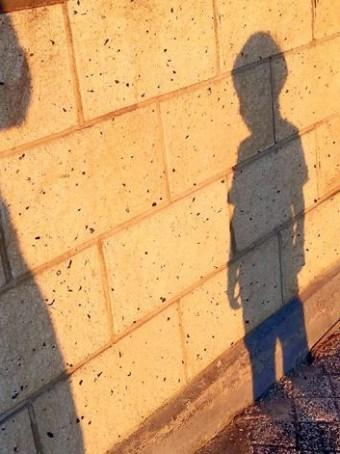
%> input picture 5.jpg, 340 x 454 px
$ octave main.m   (GNU Octave 9; MATLAB toolbox functions it lacks are replaced by stand-ins)
%> lines starting %> are read from the running program, lines starting %| are printed output that depends on the picture; in (x1, y1, x2, y2) boxes, pixels count from 0 and x2, y2 are one past the last pixel; in counts of white or black regions, pixels touching at a corner belong together; the program's own positions count from 1
%整体思路就是1.把原图转成Ycbcr格式，通过Y的值和平均的Y值判断是否处在阴影区，拿到阴影区mask；
%2.拿到mask后，算出亮区的RGB平均值和阴影区RGB平均值，算出他们之间的差和比值；
%3.把阴影区的RGB+差，或者*比值 去除阴影区

clc;
clear all;
PR=imread('5.jpg');
%> PR is the input picture: size 454x340x3 uint8; mean R, G, B 197.8, 154.4, 103.2
subplot(151),imshow(PR),title('原图');

I=PR;
R=I(:,:,1);G=I(:,:,2);B=I(:,:,3);%拿到原图的R,G,B矩阵
%> after `B=I(:,:,3)`:
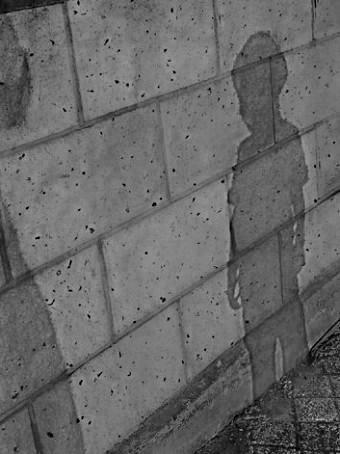
%> B: size 454x340 uint8; min 0, max 197, mean 103.2

Rme=mean(R,'all');
%> Rme = 197.8
Gme=mean(G,'all');
%> Gme = 154.4
Bme=mean(B,'all');
%> Bme = 103.2

YCBCR=rgb2ycbcr(I);%把图像转换为Ycbcr格式
%> YCBCR: size 454x340x3 uint8; mean of channels 1, 2, 3 154.7, 99.1, 150.7

Y=YCBCR(:,:,1);Cb=YCBCR(:,:,2);Cr=YCBCR(:,:,3);%拿到Y,Cb，Cr矩阵；Y的值是用来找阴影区的
%> after `Cr=YCBCR(:,:,3)`:
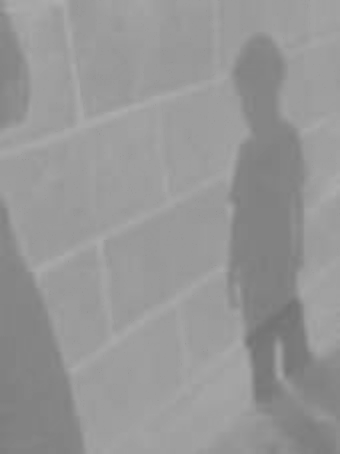
%> Cr: size 454x340 uint8; min 114, max 173, mean 150.7
Y1=YCBCR(:,:,1);
Y2=YCBCR(:,:,1);
Y3=YCBCR(:,:,1);

Mid=median(Y,'all');%求Y矩阵元素的中位数
%> Mid = 183
Midcr=median(Cr,'all');
%> Midcr = 156

Yme=mean(Y,'all');%求Y矩阵元素的平均数
%> Yme = 154.7
Cbme=mean(Cb,'all');%求Cb矩阵元素的平均数
%> Cbme = 99.07
Crme=mean(Cr,'all');%求Cr矩阵元素的平均数
%> Crme = 150.7

if (Yme-Mid>20) %判断图片是否整体偏亮或偏暗
    Yme1=Mid+75;
    Crme=Crme+5;
else
    Yme1=Yme;
%> Yme1 = 154.7
end


[width,height]=size(Y);
%> width = 454; height = 340
for i=1:width
    for j=1:height
        if(Cr(i,j)<Crme+1.04&&Y1(i,j)<Yme1*0.8)%判断是否处于阴影区域 这里主要靠Yme1的值来判断 为啥还要用Cr 因为不用Cr第一张图和第四张图的mask会出问题
         Y1(i,j)=1;

        else
         Y1(i,j)=0;

        end
    end
end
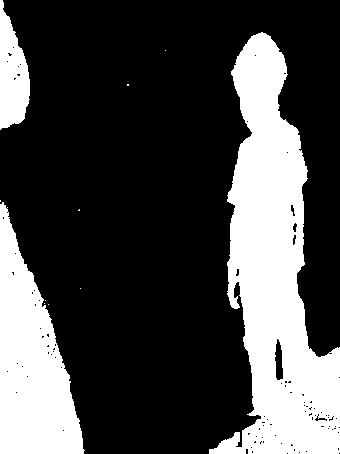
%> Y1: size 454x340 uint8; values 0 (black) and 1 (white), 28% white; 11 white regions (8 under 20 px), largest, box (x1, y1, x2, y2) and area: (209, 32, 340, 454) 28315, (0, 202, 85, 454) 12346, (0, 0, 30, 130) 2613

% Yme1=mean(Y1,'all');

% subplot(142),imshow(255*Y1),title('rough-mask');
MaskY1 = uint8(bwareaopen(Y1,2500,8));%这个就是最后拿到的阴影区的mask。上面拿到的阴影区的mask会有很多小的碎片，这里把连通域小的都去除掉，就是认为只有大块的阴影才算阴影区
subplot(152),imshow(255*MaskY1),title('mask');
% imwrite(255*MaskY1,'5_mask.jpg');
% Y3=MaskY1;

[width,height]=size(MaskY1);%这步是拿亮区的mask 相当于对阴影区mask取反
for i=1:width
    for j=1:height
        if (MaskY1(i,j)==1)
         Y2(i,j)=0;
        else
         Y2(i,j)=1;
        end
    end
end

[width,height]=size(MaskY1);%这步是拿mask-edge
for i=2:width-1
    for j=2:height-1
        if (MaskY1(i-1,j)==0&&MaskY1(i,j)==1||MaskY1(i+1,j)==0&&MaskY1(i,j)==1||MaskY1(i,j-1)==0&&MaskY1(i,j)==1||MaskY1(i,j+1)==0&&MaskY1(i,j)==1)
          Y3(i-1,j-1)=1;
% [4 lines of commented-out code are left out]
          Y3(i,j+1)=1;
%          Y3(i+1,j-1)=1;
          Y3(i+1,j)=1;
          Y3(i+1,j+1)=1;
            Y3(i,j)=1;
        else
         Y3(i,j)=0;
        end
    end
end
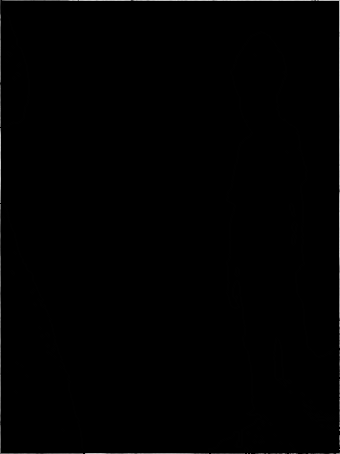
%> Y3: size 454x340 uint8; min 0, max 203, mean 1.3

MaskY2=Y2;%亮区mask

MaskY3=uint8(bwareaopen(Y3,300,8));%mask-edge
%> MaskY3: size 454x340 uint8; values 0 (black) and 1 (white), 2.7% white in thin lines or dots

Maskedge(:,:,1)=MaskY3;Maskedge(:,:,2)=MaskY3;Maskedge(:,:,3)=MaskY3;
%> after `Maskedge(:,:,3)=MaskY3`: Maskedge: size 454x340x3 uint8; mean of channels 1, 2, 3 0.0274, 0.0274, 0.0274

subplot(153),imshow(255*MaskY3),title('edge');
% imwrite(255*MaskY3,'5_edge.jpg');

YCBCR1(:,:,1)=MaskY1;YCBCR1(:,:,2)=MaskY1;YCBCR1(:,:,3)=MaskY1;
%> after `YCBCR1(:,:,3)=MaskY1`: YCBCR1: size 454x340x3 uint8; mean of channels 1, 2, 3 0.28, 0.28, 0.28
YCBCR2(:,:,1)=MaskY2;YCBCR2(:,:,2)=MaskY2;YCBCR2(:,:,3)=MaskY2;
%> after `YCBCR2(:,:,3)=MaskY2`: YCBCR2: size 454x340x3 uint8; mean of channels 1, 2, 3 0.72, 0.72, 0.72

IY=PR.*(YCBCR1);%拿原图的阴影区
%> IY: size 454x340x3 uint8; mean of channels 1, 2, 3 26.5, 23.2, 22.6
IX=PR.*(YCBCR2);%拿原图的亮区
%> IX: size 454x340x3 uint8; mean of channels 1, 2, 3 171.2, 131.2, 80.6

IXR=IX(:,:,1);%分别拿亮区和阴影区的R，G，B的矩阵
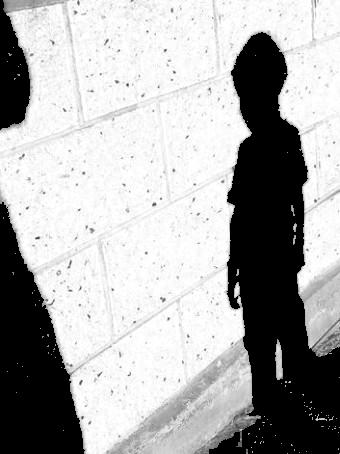
%> IXR: size 454x340 uint8; min 0, max 255, mean 171.2
IXG=IX(:,:,2);
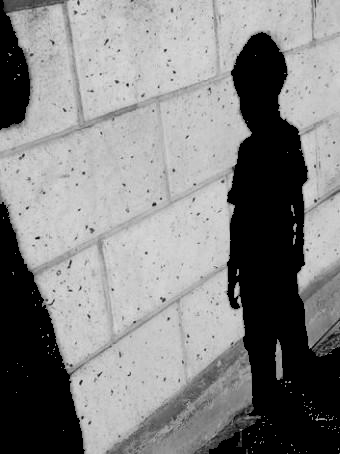
%> IXG: size 454x340 uint8; min 0, max 228, mean 131.2
IXB=IX(:,:,3);

IYR=IY(:,:,1);
IYG=IY(:,:,2);
IYB=IY(:,:,3);
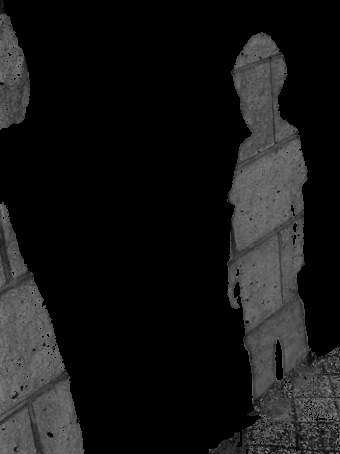
%> IYB: size 454x340 uint8; min 0, max 136, mean 22.6

%下面这些操作是用来计算亮区和阴影区的RGB的平均值
CXR=sum(sum(IXR~=0));%统计亮区R,G,B矩阵中非零元素个数
%> CXR = 111086
SXR=sum(IXR,'all');%分别求亮区R,G,B的元素值的和
%> SXR = 26429356
CXG=sum(sum(IXG~=0));
%> CXG = 111086
SXG=sum(IXG,'all');
%> SXG = 20252632
CXB=sum(sum(IXB~=0));
%> CXB = 110988
SXB=sum(IXB,'all');
%> SXB = 12440431

CYR=sum(sum(IYR~=0));%统计阴影区R,G,B矩阵中非零元素个数
%> CYR = 43265
SYR=sum(IYR,'all');
%> SYR = 4095888
CYG=sum(sum(IYG~=0));
%> CYG = 43212
SYG=sum(IYG,'all');
%> SYG = 3575472
CYB=sum(sum(IYB~=0));
%> CYB = 43259
SYB=sum(IYB,'all');
%> SYB = 3494943

MIXR=SXR/CXR;%亮区RGB平均值
%> MIXR = 237.9
MIXG=SXG/CXG;
%> MIXG = 182.3
MIXB=SXB/CXB;
%> MIXB = 112.1

MIYR=SYR/CYR;%阴影区平均值
%> MIYR = 94.67
MIYG=SYG/CYG;
%> MIYG = 82.74
MIYB=SYB/CYB;
%> MIYB = 80.79

DISR=MIXR-MIYR;%亮区和阴影区RGB值的差
%> DISR = 143.2
DISG=MIXG-MIYG;
%> DISG = 99.57
DISB=MIXB-MIYB;
%> DISB = 31.3

BILIR=MIXR/MIYR;%亮区和阴影区RGB值的比值
%> BILIR = 2.51
BILIG=MIXG/MIYG;
%> BILIG = 2.2
BILIB=MIXB/MIYB;
%> BILIB = 1.39

YCBCR(:,:,1)=MaskY1*DISR;YCBCR(:,:,2)=MaskY1*DISG;YCBCR(:,:,3)=MaskY1*DISB;
%> after `YCBCR(:,:,1)=MaskY1*DISR`: YCBCR: size 454x340x3 uint8; mean of channels 1, 2, 3 40.1, 99.1, 150.7
%> after `YCBCR(:,:,2)=MaskY1*DISG`: YCBCR: size 454x340x3 uint8; mean of channels 1, 2, 3 40.1, 28, 150.7
%> after `YCBCR(:,:,3)=MaskY1*DISB`: YCBCR: size 454x340x3 uint8; mean of channels 1, 2, 3 40.1, 28, 8.7
IY(:,:,1)=IY(:,:,1)*BILIR;IY(:,:,2)=IY(:,:,2)*BILIG;IY(:,:,3)=IY(:,:,3)*BILIB;
%> after `IY(:,:,1)=IY(:,:,1)*BILIR`: IY: size 454x340x3 uint8; mean of channels 1, 2, 3 61.8, 23.2, 22.6
%> after `IY(:,:,2)=IY(:,:,2)*BILIG`: IY: size 454x340x3 uint8; mean of channels 1, 2, 3 61.8, 51, 22.6
%> after `IY(:,:,3)=IY(:,:,3)*BILIB`: IY: size 454x340x3 uint8; mean of channels 1, 2, 3 61.8, 51, 31.4

if (98<DISR<120&DISG>99&98<DISB<130) %如果差在这些范围内，将阴影区的RGB值加上算出来的差
     IX1=YCBCR;

    if(DISB<40)
    I=I+IX1;
%> I: size 454x340x3 uint8; mean of channels 1, 2, 3 237.1, 182.4, 111.9
    else
       IX1(:,:,2)=IX1(:,:,2)*0.914*1.03;
        IX1(:,:,3)=IX1(:,:,3)*0.87*1.03;
        I=I+IX1*0.86;

    end

subplot(154),imshow(I),title('removal-shadow');
% imwrite(I,'5_removal-shadow.jpg');

ITX=I;

[width,height]=size(Maskedge);%这里对edge行处理，就是把edge和edge周围的像素，用远一点的周围的像素进行填充。
%> height = 1020
for i=20:width-19
    for j=20:height-19
        if (Maskedge(i,j)==1)
         if(Maskedge(i,j-1)==1)
        ITX(i,j-9)=ITX(i,j-18);
%         ITX(i,j-8)=ITX(i,j-15);
        ITX(i,j-7)=ITX(i,j-19);
%         ITX(i,j-6)=ITX(i,j-16);
        ITX(i,j-5)=ITX(i,j-17);
%         ITX(i,j-4)=ITX(i,j-12);
        ITX(i,j-3)=ITX(i,j-13);
%         ITX(i,j-2)=ITX(i,j-14);
        ITX(i,j-1)=ITX(i,j-11);
        ITX(i,j)=ITX(i,j-10);
          ITX(i+9,j)=ITX(i+12,j);
%          ITX(i-8,j)=ITX(i-18,j);
        ITX(i+7,j)=ITX(i+19,j);
%          ITX(i-6,j)=ITX(i-16,j);
         ITX(i+5,j)=ITX(i+11,j);
%         ITX(i-4,j)=ITX(i-14,j);
        ITX(i+3,j)=ITX(i+13,j);
%         ITX(i-2,j)=ITX(i-17,j);
        ITX(i+1,j)=ITX(i+15,j);
%         ITX(i,j) =0.1096*ITX(i-1,j-1)+0.1096*ITX(i+1,j-1)+0.1096*ITX(i-1,j+1)+0.1096*ITX(i+1,j+1)+0.1118*ITX(i,j-1)+0.1118*ITX(i,j+1)+0.1118*ITX(i-1,j)+0.1118*ITX(i+1,j)+0.1141*ITX(i,j);
%         ITX(i+1,j)=ITX(i+15,j);
            else
        ITX(i,j+9)=ITX(i,j+18);
        ITX(i,j+8)=ITX(i,j+15);
        ITX(i,j+7)=ITX(i,j+19);
        ITX(i,j+6)=ITX(i,j+16);
        ITX(i,j+5)=ITX(i,j+17);
        ITX(i,j+4)=ITX(i,j+12);
        ITX(i,j+3)=ITX(i,j+13);
        ITX(i,j+2)=ITX(i,j+14);
        ITX(i,j+1)=ITX(i,j+11);
        ITX(i,j)=ITX(i,j+10);
%          ITX(i+9,j)=ITX(i+12,j);
         ITX(i-8,j)=ITX(i-18,j);
%         ITX(i+7,j)=ITX(i+19,j);
         ITX(i-6,j)=ITX(i-16,j);
%         ITX(i+5,j)=ITX(i+11,j);
        ITX(i-4,j)=ITX(i-14,j);
%         ITX(i+3,j)=ITX(i+13,j);
        ITX(i-2,j)=ITX(i-17,j);
        ITX(i+1,j)=ITX(i+15,j);
%         ITX(i,j) =0.1096*ITX(i-1,j-1)+0.1096*ITX(i+1,j-1)+0.1096*ITX(i-1,j+1)+0.1096*ITX(i+1,j+1)+0.1118*ITX(i,j-1)+0.1118*ITX(i,j+1)+0.1118*ITX(i-1,j)+0.1118*ITX(i+1,j)+0.1141*ITX(i,j);
            end

        %ITX(i,j) =0.1096*ITX(i-1,j-1)+0.1096*ITX(i+1,j-1)+0.1096*ITX(i-1,j+1)+0.1096*ITX(i+1,j+1)+0.1118*ITX(i,j-1)+0.1118*ITX(i,j+1)+0.1118*ITX(i-1,j)+0.1118*ITX(i+1,j)+0.1141*ITX(i,j);
        else
         ITX(i,j)=ITX(i,j);
        end
    end
end
%> ITX: size 454x340x3 uint8; mean of channels 1, 2, 3 237.6, 183.3, 112.6

% [11 lines of commented-out code are left out]


subplot(155),imshow(ITX),title('edge-processing1');
% imwrite(ITX,'5_edge-processing.jpg');


else  %不在上面的范围里 就阴影区RGB值乘上面算出来的比值 为啥用乘 因为效果好:D
ITX=IY+IX;
subplot(154),imshow(ITX),title('removal-shadow');
% imwrite(ITX,'5_removal-shadow.jpg');

[width,height]=size(Maskedge);%这里对edge行处理，就是把edge和edge周围的像素，用远一点的周围的像素进行填充
for i=20:width-19
    for j=20:height-19
        if (Maskedge(i,j)==1)
         if(Maskedge(i,j-1)==1)
        ITX(i,j-9)=ITX(i,j-18);
        ITX(i,j-8)=ITX(i,j-15);
        ITX(i,j-7)=ITX(i,j-19);
        ITX(i,j-6)=ITX(i,j-16);
        ITX(i,j-5)=ITX(i,j-17);
        ITX(i,j-4)=ITX(i,j-12);
        ITX(i,j-3)=ITX(i,j-13);
        ITX(i,j-2)=ITX(i,j-14);
        ITX(i,j-1)=ITX(i,j-11);
        ITX(i,j)=ITX(i,j-10);
% [5 lines of commented-out code are left out]
        ITX(i-4,j)=ITX(i-14,j);
        ITX(i+3,j)=ITX(i+13,j);
        ITX(i-2,j)=ITX(i-17,j);
        ITX(i+1,j)=ITX(i+15,j);
%         ITX(i,j) =0.1096*ITX(i-1,j-1)+0.1096*ITX(i+1,j-1)+0.1096*ITX(i-1,j+1)+0.1096*ITX(i+1,j+1)+0.1118*ITX(i,j-1)+0.1118*ITX(i,j+1)+0.1118*ITX(i-1,j)+0.1118*ITX(i+1,j)+0.1141*ITX(i,j);
%         ITX(i+1,j)=ITX(i+15,j);
            else
        ITX(i,j+9)=ITX(i,j+18);
        ITX(i,j+8)=ITX(i,j+15);
        ITX(i,j+7)=ITX(i,j+19);
        ITX(i,j+6)=ITX(i,j+16);
        ITX(i,j+5)=ITX(i,j+17);
        ITX(i,j+4)=ITX(i,j+12);
        ITX(i,j+3)=ITX(i,j+13);
        ITX(i,j+2)=ITX(i,j+14);
        ITX(i,j+1)=ITX(i,j+11);
        ITX(i,j)=ITX(i,j+10);
% [5 lines of commented-out code are left out]
        ITX(i-4,j)=ITX(i-14,j);
        ITX(i+3,j)=ITX(i+13,j);
        ITX(i-2,j)=ITX(i-17,j);
        ITX(i+1,j)=ITX(i+15,j);
%         ITX(i,j) =0.1096*ITX(i-1,j-1)+0.1096*ITX(i+1,j-1)+0.1096*ITX(i-1,j+1)+0.1096*ITX(i+1,j+1)+0.1118*ITX(i,j-1)+0.1118*ITX(i,j+1)+0.1118*ITX(i-1,j)+0.1118*ITX(i+1,j)+0.1141*ITX(i,j);
            end
        %ITX(i,j) =0.1096*ITX(i-1,j-1)+0.1096*ITX(i+1,j-1)+0.1096*ITX(i-1,j+1)+0.1096*ITX(i+1,j+1)+0.1118*ITX(i,j-1)+0.1118*ITX(i,j+1)+0.1118*ITX(i-1,j)+0.1118*ITX(i+1,j)+0.1141*ITX(i,j);
        else
         ITX(i,j)=ITX(i,j);
        end
    end
end

% [11 lines of commented-out code are left out]
subplot(155),imshow(ITX),title('edge-processsing2');
%  imwrite(ITX,'5_edge-processing.jpg');
 end

% [216 lines of commented-out code are left out]
